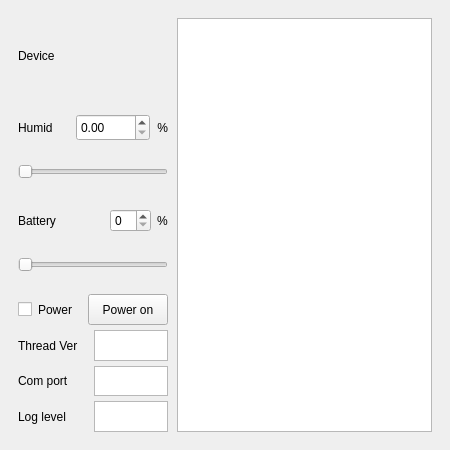
<?xml version="1.0" encoding="UTF-8"?>
<ui version="4.0">
 <class>MainWindow</class>
 <widget class="QMainWindow" name="MainWindow">
  <property name="geometry">
   <rect>
    <x>0</x>
    <y>0</y>
    <width>450</width>
    <height>450</height>
   </rect>
  </property>
  <property name="windowTitle">
   <string>MainWindow</string>
  </property>
  <widget class="QWidget" name="centralwidget">
   <layout class="QGridLayout" name="gridLayout" rowstretch="0" columnstretch="0">
    <property name="horizontalSpacing">
     <number>9</number>
    </property>
    <item row="0" column="0">
     <layout class="QHBoxLayout" name="horizontalLayout" stretch="2,0">
      <property name="spacing">
       <number>9</number>
      </property>
      <property name="leftMargin">
       <number>9</number>
      </property>
      <property name="topMargin">
       <number>9</number>
      </property>
      <property name="rightMargin">
       <number>9</number>
      </property>
      <property name="bottomMargin">
       <number>9</number>
      </property>
      <item>
       <layout class="QVBoxLayout" name="verticalLayout_3" stretch="2,1">
        <property name="spacing">
         <number>1</number>
        </property>
        <property name="leftMargin">
         <number>0</number>
        </property>
        <property name="topMargin">
         <number>0</number>
        </property>
        <property name="rightMargin">
         <number>0</number>
        </property>
        <item>
         <widget class="QStackedWidget" name="stackedWidget">
          <property name="currentIndex">
           <number>1</number>
          </property>
          <widget class="QWidget" name="page">
           <layout class="QVBoxLayout" name="verticalLayout_2">
            <property name="spacing">
             <number>6</number>
            </property>
            <property name="leftMargin">
             <number>0</number>
            </property>
            <property name="topMargin">
             <number>0</number>
            </property>
            <property name="rightMargin">
             <number>0</number>
            </property>
            <property name="bottomMargin">
             <number>6</number>
            </property>
            <item>
             <layout class="QVBoxLayout" name="verticalLayout" stretch="1">
              <item>
               <layout class="QVBoxLayout" name="verticalLayout_5" stretch="0,1,0,1">
                <item>
                 <widget class="QLabel" name="QRcode">
                  <property name="minimumSize">
                   <size>
                    <width>150</width>
                    <height>150</height>
                   </size>
                  </property>
                  <property name="autoFillBackground">
                   <bool>true</bool>
                  </property>
                  <property name="text">
                   <string>QR</string>
                  </property>
                  <property name="alignment">
                   <set>Qt::AlignCenter</set>
                  </property>
                 </widget>
                </item>
                <item>
                 <widget class="QLabel" name="labelParingCode">
                  <property name="text">
                   <string>Paring Code</string>
                  </property>
                 </widget>
                </item>
                <item>
                 <widget class="QPlainTextEdit" name="plainTextEditPairingCode">
                  <property name="sizePolicy">
                   <sizepolicy hsizetype="Preferred" vsizetype="Preferred">
                    <horstretch>0</horstretch>
                    <verstretch>0</verstretch>
                   </sizepolicy>
                  </property>
                  <property name="maximumSize">
                   <size>
                    <width>16777215</width>
                    <height>34</height>
                   </size>
                  </property>
                 </widget>
                </item>
                <item>
                 <widget class="QProgressBar" name="progressBar">
                  <property name="sizePolicy">
                   <sizepolicy hsizetype="Preferred" vsizetype="Fixed">
                    <horstretch>0</horstretch>
                    <verstretch>0</verstretch>
                   </sizepolicy>
                  </property>
                  <property name="value">
                   <number>24</number>
                  </property>
                 </widget>
                </item>
               </layout>
              </item>
             </layout>
            </item>
           </layout>
          </widget>
          <widget class="QWidget" name="page_2">
           <layout class="QVBoxLayout" name="verticalLayout_8">
            <property name="leftMargin">
             <number>0</number>
            </property>
            <property name="topMargin">
             <number>0</number>
            </property>
            <property name="rightMargin">
             <number>0</number>
            </property>
            <property name="bottomMargin">
             <number>6</number>
            </property>
            <item>
             <layout class="QVBoxLayout" name="verticalLayout_7" stretch="1,1,1,0">
              <property name="spacing">
               <number>18</number>
              </property>
              <item>
               <layout class="QHBoxLayout" name="horizontalLayout_6" stretch="1">
                <item>
                 <widget class="QLabel" name="labelDevicePicture">
                  <property name="sizePolicy">
                   <sizepolicy hsizetype="Preferred" vsizetype="Preferred">
                    <horstretch>0</horstretch>
                    <verstretch>0</verstretch>
                   </sizepolicy>
                  </property>
                  <property name="frameShape">
                   <enum>QFrame::NoFrame</enum>
                  </property>
                  <property name="text">
                   <string>Device</string>
                  </property>
                 </widget>
                </item>
               </layout>
              </item>
              <item>
               <layout class="QVBoxLayout" name="verticalLayout_9" stretch="0,0">
                <property name="spacing">
                 <number>12</number>
                </property>
                <item>
                 <layout class="QHBoxLayout" name="horizontalLayout_10" stretch="1,0,0">
                  <property name="spacing">
                   <number>4</number>
                  </property>
                  <item>
                   <widget class="QLabel" name="labelDeviceHumid">
                    <property name="sizePolicy">
                     <sizepolicy hsizetype="Preferred" vsizetype="Preferred">
                      <horstretch>0</horstretch>
                      <verstretch>0</verstretch>
                     </sizepolicy>
                    </property>
                    <property name="text">
                     <string>Humid</string>
                    </property>
                   </widget>
                  </item>
                  <item>
                   <widget class="QDoubleSpinBox" name="doubleSpinBoxInput">
                    <property name="minimumSize">
                     <size>
                      <width>74</width>
                      <height>27</height>
                     </size>
                    </property>
                    <property name="maximumSize">
                     <size>
                      <width>74</width>
                      <height>27</height>
                     </size>
                    </property>
                    <property name="maximum">
                     <double>100.000000000000000</double>
                    </property>
                   </widget>
                  </item>
                  <item>
                   <widget class="QLabel" name="labelSliderPercent">
                    <property name="text">
                     <string> %</string>
                    </property>
                    <property name="alignment">
                     <set>Qt::AlignCenter</set>
                    </property>
                   </widget>
                  </item>
                 </layout>
                </item>
                <item>
                 <widget class="QSlider" name="horizontalSliderHumid">
                  <property name="sizePolicy">
                   <sizepolicy hsizetype="Expanding" vsizetype="Preferred">
                    <horstretch>0</horstretch>
                    <verstretch>0</verstretch>
                   </sizepolicy>
                  </property>
                  <property name="orientation">
                   <enum>Qt::Horizontal</enum>
                  </property>
                 </widget>
                </item>
               </layout>
              </item>
              <item>
               <layout class="QVBoxLayout" name="verticalLayout_10" stretch="0,0">
                <property name="spacing">
                 <number>12</number>
                </property>
                <property name="topMargin">
                 <number>0</number>
                </property>
                <item>
                 <layout class="QHBoxLayout" name="horizontalLayout_5" stretch="1,0,0">
                  <property name="spacing">
                   <number>6</number>
                  </property>
                  <item>
                   <widget class="QLabel" name="labelDeviceBattery">
                    <property name="sizePolicy">
                     <sizepolicy hsizetype="Preferred" vsizetype="Preferred">
                      <horstretch>0</horstretch>
                      <verstretch>0</verstretch>
                     </sizepolicy>
                    </property>
                    <property name="text">
                     <string>Battery</string>
                    </property>
                    <property name="alignment">
                     <set>Qt::AlignLeading|Qt::AlignLeft|Qt::AlignVCenter</set>
                    </property>
                   </widget>
                  </item>
                  <item>
                   <widget class="QSpinBox" name="spinboxBattery"/>
                  </item>
                  <item>
                   <widget class="QLabel" name="labelBatteryPercent">
                    <property name="sizePolicy">
                     <sizepolicy hsizetype="Preferred" vsizetype="Preferred">
                      <horstretch>0</horstretch>
                      <verstretch>0</verstretch>
                     </sizepolicy>
                    </property>
                    <property name="text">
                     <string>%</string>
                    </property>
                    <property name="alignment">
                     <set>Qt::AlignLeading|Qt::AlignLeft|Qt::AlignVCenter</set>
                    </property>
                   </widget>
                  </item>
                 </layout>
                </item>
                <item>
                 <widget class="QSlider" name="horizontalSliderBattery">
                  <property name="sizePolicy">
                   <sizepolicy hsizetype="Expanding" vsizetype="Preferred">
                    <horstretch>0</horstretch>
                    <verstretch>0</verstretch>
                   </sizepolicy>
                  </property>
                  <property name="orientation">
                   <enum>Qt::Horizontal</enum>
                  </property>
                 </widget>
                </item>
               </layout>
              </item>
              <item>
               <spacer name="horizontalSpacer">
                <property name="orientation">
                 <enum>Qt::Horizontal</enum>
                </property>
                <property name="sizeHint" stdset="0">
                 <size>
                  <width>40</width>
                  <height>6</height>
                 </size>
                </property>
               </spacer>
              </item>
             </layout>
            </item>
           </layout>
          </widget>
          <widget class="QWidget" name="page_3"/>
         </widget>
        </item>
        <item>
         <layout class="QVBoxLayout" name="verticalLayout_4" stretch="1,1,1,1">
          <property name="spacing">
           <number>5</number>
          </property>
          <item>
           <layout class="QHBoxLayout" name="horizontalLayout_9" stretch="1,1">
            <property name="spacing">
             <number>1</number>
            </property>
            <item>
             <layout class="QHBoxLayout" name="horizontalLayout_6" stretch="0,0,1">
              <item>
               <widget class="QCheckBox" name="chkbox_auto">
                <property name="toolTip">
                 <string>&lt;html&gt;&lt;head/&gt;&lt;body&gt;&lt;p align=&quot;center&quot;&gt;&lt;span style=&quot; font-weight:600;&quot;&gt;If it is checked when Power On/Off,  auto-onboarding and auto-removing work&lt;/span&gt;&lt;/p&gt;&lt;/body&gt;&lt;/html&gt;</string>
                </property>
                <property name="text">
                 <string/>
                </property>
               </widget>
              </item>
              <item>
               <spacer name="verticalSpacer">
                <property name="orientation">
                 <enum>Qt::Vertical</enum>
                </property>
                <property name="sizeType">
                 <enum>QSizePolicy::Preferred</enum>
                </property>
                <property name="sizeHint" stdset="0">
                 <size>
                  <width>5</width>
                  <height>30</height>
                 </size>
                </property>
               </spacer>
              </item>
              <item>
               <widget class="QLabel" name="labelPower">
                <property name="text">
                 <string>Power</string>
                </property>
               </widget>
              </item>
             </layout>
            </item>
            <item>
             <widget class="QPushButton" name="pushButtonDevicePower">
              <property name="sizePolicy">
               <sizepolicy hsizetype="Preferred" vsizetype="Preferred">
                <horstretch>0</horstretch>
                <verstretch>0</verstretch>
               </sizepolicy>
              </property>
              <property name="minimumSize">
               <size>
                <width>0</width>
                <height>0</height>
               </size>
              </property>
              <property name="maximumSize">
               <size>
                <width>16777215</width>
                <height>16777215</height>
               </size>
              </property>
              <property name="text">
               <string>Power on</string>
              </property>
             </widget>
            </item>
           </layout>
          </item>
          <item>
           <layout class="QHBoxLayout" name="horizontalLayout_8" stretch="1,1">
            <property name="spacing">
             <number>2</number>
            </property>
            <item>
             <widget class="QLabel" name="labelThreadVersion">
              <property name="text">
               <string>Thread Ver</string>
              </property>
             </widget>
            </item>
            <item>
             <widget class="QPlainTextEdit" name="plainTextEditThreadVersion">
              <property name="sizePolicy">
               <sizepolicy hsizetype="Preferred" vsizetype="Ignored">
                <horstretch>0</horstretch>
                <verstretch>0</verstretch>
               </sizepolicy>
              </property>
              <property name="minimumSize">
               <size>
                <width>0</width>
                <height>0</height>
               </size>
              </property>
              <property name="maximumSize">
               <size>
                <width>16777215</width>
                <height>16777215</height>
               </size>
              </property>
             </widget>
            </item>
           </layout>
          </item>
          <item>
           <layout class="QHBoxLayout" name="horizontalLayout_7" stretch="1,1">
            <property name="spacing">
             <number>2</number>
            </property>
            <item>
             <widget class="QLabel" name="labelComport">
              <property name="text">
               <string>Com port</string>
              </property>
             </widget>
            </item>
            <item>
             <widget class="QPlainTextEdit" name="plainTextEditComport">
              <property name="sizePolicy">
               <sizepolicy hsizetype="Preferred" vsizetype="Ignored">
                <horstretch>0</horstretch>
                <verstretch>0</verstretch>
               </sizepolicy>
              </property>
              <property name="minimumSize">
               <size>
                <width>0</width>
                <height>0</height>
               </size>
              </property>
              <property name="maximumSize">
               <size>
                <width>16777215</width>
                <height>16777215</height>
               </size>
              </property>
             </widget>
            </item>
           </layout>
          </item>
          <item>
           <layout class="QHBoxLayout" name="horizontalLayout_3" stretch="1,1">
            <property name="spacing">
             <number>2</number>
            </property>
            <item>
             <widget class="QLabel" name="labelDebugLevel">
              <property name="text">
               <string>Log level</string>
              </property>
             </widget>
            </item>
            <item>
             <widget class="QPlainTextEdit" name="plainTextEditDebugLevel">
              <property name="sizePolicy">
               <sizepolicy hsizetype="Preferred" vsizetype="Ignored">
                <horstretch>0</horstretch>
                <verstretch>0</verstretch>
               </sizepolicy>
              </property>
              <property name="minimumSize">
               <size>
                <width>0</width>
                <height>0</height>
               </size>
              </property>
              <property name="maximumSize">
               <size>
                <width>16777215</width>
                <height>16777215</height>
               </size>
              </property>
             </widget>
            </item>
           </layout>
          </item>
         </layout>
        </item>
       </layout>
      </item>
      <item>
       <widget class="QTextBrowser" name="textBrowserLog">
        <property name="sizePolicy">
         <sizepolicy hsizetype="Preferred" vsizetype="Preferred">
          <horstretch>0</horstretch>
          <verstretch>0</verstretch>
         </sizepolicy>
        </property>
       </widget>
      </item>
     </layout>
    </item>
   </layout>
  </widget>
 </widget>
 <resources/>
 <connections/>
</ui>
